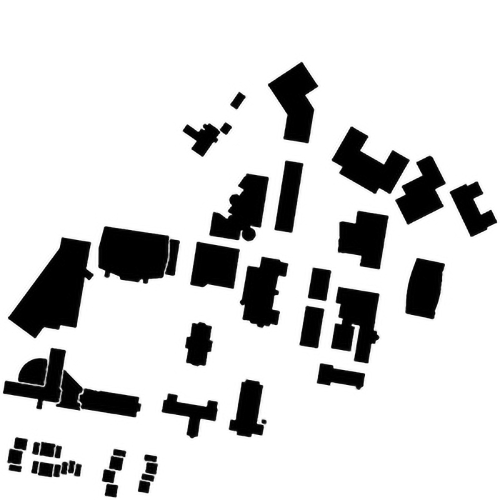
#> input picture d-star-lite/works-bad/advanced-search-algorithms-main/informed_RRT/WPI_map.jpg, 1000 x 1000 px (shown at 1/2 size)
$ python main.py   (older library calls are emulated)
#> lines starting #> are read from the running program, lines starting #| are printed output that depends on the picture; after the words box and inside, x2 and y2 are one past the last pixel; in counts of white or black regions, pixels touching at a corner belong together
### d-star-lite/works-bad/advanced-search-algorithms-main/informed_RRT/RRT.py
# Standard Algorithm Implementation
# Sampling-based Algorithms RRT and RRT*

from turtle import shape
import matplotlib.pyplot as plt
import numpy as np
from scipy import spatial


# Class for each tree node
class Node:
    def __init__(self, row, col):
        self.row = row        # coordinate
        self.col = col        # coordinate
        self.parent = None    # parent node / edge
        self.cost = 0.0       # cost to parent / edge weight


# Class for RRT
class RRT:
    # Constructor
    def __init__(self, map_array, start, goal):
        self.map_array = map_array            # map array, 1->free, 0->obstacle
        self.size_row = map_array.shape[0]    # map size
        self.size_col = map_array.shape[1]    # map size

        self.start = Node(start[0], start[1]) # start node
        self.goal = Node(goal[0], goal[1])    # goal node
        self.vertices = []                    # list of nodes
        self.found = False                    # found flag


    def init_map(self):
        '''Intialize the map before each search
        '''
        self.found = False
        self.vertices = []
        self.vertices.append(self.start)


    def dis(self, node1, node2):
        '''Calculate the euclidean distance between two nodes
        arguments:
            node1 - node 1
            node2 - node 2

        return:
            euclidean distance between two nodes
        '''
        return np.sqrt((node1.row-node2.row)**2 + (node1.col-node2.col)**2)


    def check_collision(self, node1, node2):
        '''Check if the path between two nodes collide with obstacles
        arguments:
            node1 - node 1
            node2 - node 2

        return:
            True if there are obstacles
            False if the new node is valid to be connected
        '''
        # Check obstacle between nodes
        # get all the points in between
        points_between = zip(np.linspace(node1.row, node2.row, dtype=int),
                             np.linspace(node1.col, node2.col, dtype=int))
        # check if any of these are obstacles
        for point in points_between:
            if self.map_array[point[0]][point[1]] == 0:
                return True
        return False


    def get_new_point(self, goal_bias):
        '''Choose the goal or generate a random point
        arguments:
            goal_bias - the possibility of choosing the goal instead of a random point

        return:
            point - the new point
        '''
        # select goal
        if np.random.random() < goal_bias:
            point = [self.goal.row, self.goal.col]
        # or generate a random point
        else:
            point = [np.random.randint(0, self.size_row-1), np.random.randint(0, self.size_col-1)]
        return point


    def get_new_point_in_ellipsoid(self, goal_bias, c_best):
        '''Choose the goal or generate a random point in an ellipsoid
           defined by start, goal and current best length of path
        arguments:
            goal_bias - the possibility of choosing the goal instead of a random point
            c_best - the length of the current best path

        return:
            point - the new point
        '''
        # Select goal
        if np.random.random() < goal_bias:
            point = [self.goal.row, self.goal.col]

        #### TODO ####
        # Generate a random point in an ellipsoid
        else:

            # Compute the distance between start and goal - c_min
            c_min = self.dis(self.start, self.goal)

            # Calculate center of the ellipsoid - x_center
            x_center_row = (self.goal.row + self.start.row)/2
            x_center_col = (self.goal.col + self.start.col)/2
            x_center = Node(x_center_row, x_center_col)

            # Compute rotation matrix from elipse to world frame - C
            a1 = np.empty(shape=(3,1))
            a1[0] = (self.goal.row - self.start.row) / c_min
            a1[1] = (self.goal.col - self.start.col) / c_min
            a1[2] = 0

            I1 = np.atleast_2d(np.eye(3)[0:3, 0]).T

            M = np.dot(a1, I1.T)

            U, S, V_T = np.linalg.svd(M, full_matrices=True)
            V = V_T.T

            det_U = np.linalg.det(U)
            det_V = np.linalg.det(V)

            diag = np.diag([1, 1, det_U*det_V])
            C = np.dot(U, np.dot(diag, V_T))

            # Compute diagonal matrix - L
            r1 = c_best/2
            r2 = np.sqrt(c_best**2 - c_min**2)/2
            r3 = r2
            L = np.diag([r1, r2, r3])

            # Cast a sample from a unit ball - x_ball
            num = 1
            dim = 2
            u = np.random.normal(0, 1, (num, dim + 2))
            norm = np.linalg.norm(u, axis = -1,keepdims = True)
            u = u/norm

            #The first N coordinates are uniform in a unit N ball
            x_ball = np.zeros((3, 1))
            x_ball[0:2, :] = np.atleast_2d(u[0,:dim]).T

            # Map ball sample to the ellipsoid - x_rand
            x_rand = np.dot(C, np.dot(L, x_ball)) + np.atleast_2d(np.array([x_center.row, x_center.col, 0])).T
            point = [x_rand[0][0], x_rand[1][0]]

        #### TODO END ####

        return point


    def get_nearest_node(self, point):
        '''Find the nearest node from the new point in self.vertices
        arguments:
            point - the new point

        return:
            the nearest node
        '''
        # Use kdtree to find the neighbors within neighbor size
        samples = [[v.row, v.col] for v in self.vertices]
        kdtree = spatial.cKDTree(samples)
        coord, ind = kdtree.query(point)
        return self.vertices[ind]


    def sample(self, goal_bias=0.05, c_best=0):
        '''Sample a random point in the area
        arguments:
            goal_bias - the possibility of choosing the goal instead of a random point
            c_best - the length of the current best path (For informed RRT)

        return:
            a new node if this node is valid and added, None if not.

        Generate a new point
        '''
        # Generate a new point

        #### TODO ####

        if c_best <= 0:
            new_point = self.get_new_point(goal_bias)
        else:
            new_point = self.get_new_point_in_ellipsoid(goal_bias, c_best)

        #### TODO END ####

        return new_point


    def extend(self, new_point, extend_dis=10):
        '''Extend a new node to the current tree structure
        arguments:
            new_point - the new sampled point in the map
            extend_dis - extension distance for each step

        return:
            a new node if this node is valid and added, None if not.

        Extend towards the new point and check feasibility.
        Create and add a new node if feasible.
        '''
        # Get nearest node
        nearest_node = self.get_nearest_node(new_point)

        # Calculate new node location
        slope = np.arctan2(new_point[1]-nearest_node.col, new_point[0]-nearest_node.row)
        new_row = nearest_node.row + extend_dis*np.cos(slope)
        new_col = nearest_node.col + extend_dis*np.sin(slope)
        new_node = Node(int(new_row), int(new_col))

        # Check boundary and collision
        if (0 <= new_row < self.size_row) and (0 <= new_col < self.size_col) and \
           not self.check_collision(nearest_node, new_node):
            # If pass, add the new node
            new_node.parent = nearest_node
            new_node.cost = extend_dis
            self.vertices.append(new_node)

            # Check if goal is close
            if not self.found:
                d = self.dis(new_node, self.goal)
                if d < extend_dis:
                    self.goal.cost = d
                    self.goal.parent = new_node
                    self.vertices.append(self.goal)
                    self.found = True

            return new_node
        else:
            return None


    def get_neighbors(self, new_node, neighbor_size):
        '''Get the neighbors that is within the neighbor distance from the node
        arguments:
            new_node - a new node
            neighbor_size - the neighbor distance

        return:
            neighbors - a list of neighbors that are within the neighbor distance
        '''
        # Use kdtree to find the neighbors within neighbor size
        samples = [[v.row, v.col] for v in self.vertices]
        kdtree = spatial.cKDTree(samples)
        ind = kdtree.query_ball_point([new_node.row, new_node.col], neighbor_size)
        neighbors = [self.vertices[i] for i in ind]
        # Remove the new_node itself
        neighbors.remove(new_node)
        return neighbors


    def path_cost(self, start_node, end_node):
        '''Compute path cost starting from start node to end node
        arguments:
            start_node - path start node
            end_node - path end node

        return:
            cost - path cost
        '''
        cost = 0
        curr_node = end_node
        while start_node.row != curr_node.row or start_node.col != curr_node.col:
            # Keep tracing back until finding the start_node
            # or no path exists
            parent = curr_node.parent
            if parent is None:
                print("Invalid Path")
                return 0
            cost += curr_node.cost
            curr_node = parent

        return cost


    def rewire(self, new_node, neighbors):
        '''Rewire the new node and all its neighbors
        arguments:
            new_node - the new node
            neighbors - a list of neighbors that are within the neighbor distance from the node

        Rewire the new node if connecting to a new neighbor node will give least cost.
        Rewire all the other neighbor nodes.
        '''
        # If no neighbors, skip
        if neighbors == []:
            return

        # Compute the distance from the new node to the neighbor nodes
        distances = [self.dis(new_node, node) for node in neighbors]

        # Rewire the new node
        # compute the least potential cost
        costs = [d + self.path_cost(self.start, neighbors[i]) for i, d in enumerate(distances)]
        indices = np.argsort(np.array(costs))
        # check collision and connect the best node to the new node
        for i in indices:
            if not self.check_collision(new_node, neighbors[i]):
                new_node.parent = neighbors[i]
                new_node.cost = distances[i]
                break

        # Rewire new_node's neighbors
        for i, node in enumerate(neighbors):
            # new cost
            new_cost = self.path_cost(self.start, new_node) + distances[i]
            # if new cost is lower
            # and there is no obstacles in between
            if self.path_cost(self.start, node) > new_cost and \
               not self.check_collision(node, new_node):
                node.parent = new_node
                node.cost = distances[i]


    def draw_map(self):
        '''Visualization of the result
        '''
        # Create empty map
        fig, ax = plt.subplots(1)
        img = 255 * np.dstack((self.map_array, self.map_array, self.map_array))
        ax.imshow(img)

        # Draw Trees or Sample points
        for node in self.vertices[1:-1]:
            plt.plot(node.col, node.row, markersize=3, marker='o', color='y')
            plt.plot([node.col, node.parent.col], [node.row, node.parent.row], color='y')

        # Draw Final Path if found
        if self.found:
            cur = self.goal
            while cur.col != self.start.col or cur.row != self.start.row:
                plt.plot([cur.col, cur.parent.col], [cur.row, cur.parent.row], color='b')
                cur = cur.parent
                plt.plot(cur.col, cur.row, markersize=3, marker='o', color='b')

        # Draw start and goal
        plt.plot(self.start.col, self.start.row, markersize=5, marker='o', color='g')
        plt.plot(self.goal.col, self.goal.row, markersize=5, marker='o', color='r')

        # show image
        plt.show()


    def RRT(self, n_pts=1000):
        '''RRT main search function
        arguments:
            n_pts - number of points try to sample,
                    not the number of final sampled points

        In each step, extend a new node if possible, and check if reached the goal
        '''
        # Remove previous result
        self.init_map()
        # Start searching
        for i in range(n_pts):
            # Extend a new node until all the points are sampled
            # or find the path
            new_point = self.sample(0.05, 0)
            new_node = self.extend(new_point, 10)
            if self.found:
                break

        # Output
        if self.found:
            steps = len(self.vertices) - 2
            length = self.path_cost(self.start, self.goal)
            print("It took %d nodes to find the current paths" %steps)
            print("The path length is %.2f" %length)
        if not self.found:
            print("No path found")

        # Draw result
        self.draw_map()


    def RRT_star(self, n_pts=1000, neighbor_size=20):
        '''RRT* search function
        arguments:
            n_pts - number of points try to sample,
                    not the number of final sampled points
            neighbor_size - the neighbor distance

        In each step, extend a new node if possible, and rewire the node and its neighbors
        '''
        # Remove previous result
        self.init_map()
        # Start searching
        for i in range(n_pts):
            # Extend a new node
            new_point = self.sample(0.05, 0)
            new_node = self.extend(new_point, 10)
            # Rewire
            if new_node is not None:
                neighbors = self.get_neighbors(new_node, neighbor_size)
                self.rewire(new_node, neighbors)

        # Output
        if self.found:
            steps = len(self.vertices) - 2
            length = self.path_cost(self.start, self.goal)
            print("It took %d nodes to find the current path" %steps)
            print("The path length is %.2f" %length)
        else:
            print("No path found")

        # Draw result
        self.draw_map()


    def informed_RRT_star(self, n_pts=1000, neighbor_size=20):
        '''Informed RRT* search function
        arguments:
            n_pts - number of points try to sample,
                    not the number of final sampled points
            neighbor_size - the neighbor distance

        In each step, extend a new node if possible, and rewire the node and its neighbors
        Once a path is found, an ellipsoid will be defined to constrained the sampling area
        '''
        # Remove previous result
        self.init_map()
        # Start searching
        for i in range(n_pts):

            #### TODO ####
            c_best = 0
            # Once a path is found, update the best length of path - c_best
            # using the function self.path_cost(self.start, self.goal)
            if self.found:
                c_best = self.path_cost(self.start, self.goal)

            #### TODO END ####

            # Extend a new node
            new_point = self.sample(0.05, c_best)
            new_node = self.extend(new_point, 10)
            # Rewire
            if new_node is not None:
                neighbors = self.get_neighbors(new_node, neighbor_size)
                self.rewire(new_node, neighbors)

        # Output
        if self.found:
            steps = len(self.vertices) - 2
            length = self.path_cost(self.start, self.goal)
            print("It took %d nodes to find the current path" %steps)
            print("The path length is %.2f" %length)
        else:
            print("No path found")

        # Draw result
        self.draw_map()

### d-star-lite/works-bad/advanced-search-algorithms-main/informed_RRT/main.py
# Main and helper function

from PIL import Image
import numpy as np
from RRT import RRT

import matplotlib.pyplot as plt


def load_map(file_path, resolution_scale):
    ''' Load map from an image and return a 2D binary numpy array
        where 0 represents obstacles and 1 represents free space
    '''
#> called with file_path = 'WPI_map.jpg', resolution_scale = 0.3
    # Load the image with grayscale
    img = Image.open(file_path).convert('L')
    # Rescale the image
    size_x, size_y = img.size
#> size_x = 1000; size_y = 1000
    new_x, new_y  = int(size_x*resolution_scale), int(size_y*resolution_scale)
#> new_x = 300; new_y = 300
    img = img.resize((new_x, new_y), Image.ANTIALIAS)
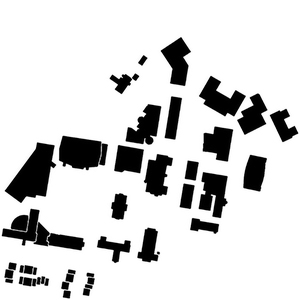
#> img: PIL image 300x300 L; min 0, max 255, mean 212.5

    map_array = np.asarray(img, dtype='uint8')

    # Get bianry image
    threshold = 127
    map_array = 1 * (map_array > threshold)
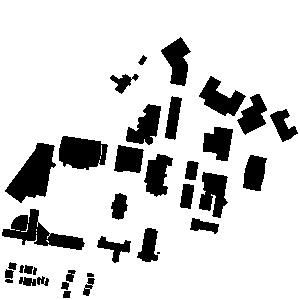
#> map_array: shape (300, 300) int64; values 0 (black) and 1 (white), 83.4% white; 36 black regions (1 under 20 px), largest, box (x1, y1, x2, y2) and area: (5, 143, 56, 203) 1629, (2, 209, 85, 250) 1345, (59, 136, 108, 170) 1256

    # Result 2D numpy array
    return map_array


if __name__ == "__main__":
    # Load the map
    start = (200, 75)
    goal  = (30, 250)
    map_array = load_map("WPI_map.jpg", 0.3)

    # Planning class
    RRT_planner = RRT(map_array, start, goal)

    # Search with RRT and RRT*
    print("RRT search")
    RRT_planner.RRT(n_pts=1000)
#| It took 89 nodes to find the current paths
#| The path length is 282.00
#> in draw_map, `plt.show()`:
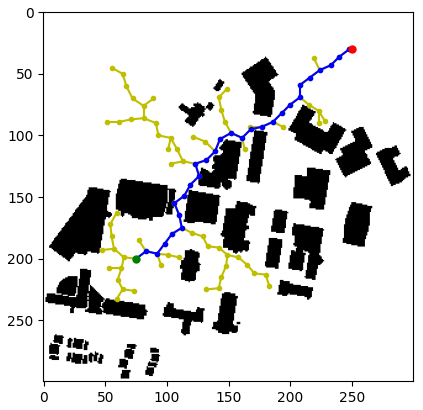
#> figure drawn by matplotlib, 1 panel

    print("RRT* search")
    RRT_planner.RRT_star(n_pts=2000)
#| It took 1411 nodes to find the current path
#| The path length is 261.26
#> in draw_map (call 2), `plt.show()`:
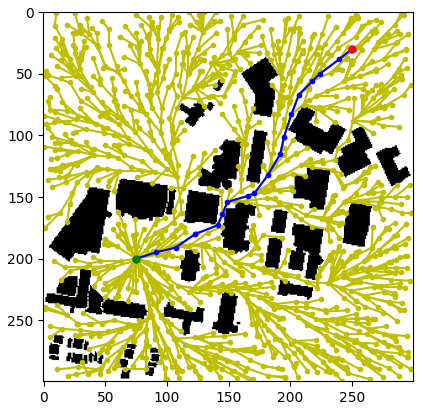
#> figure drawn by matplotlib, 1 panel

    print("Informed RRT* search")
    RRT_planner.informed_RRT_star(n_pts=2000)
#| It took 1239 nodes to find the current path
#| The path length is 249.19
#> in draw_map (call 3), `plt.show()`:
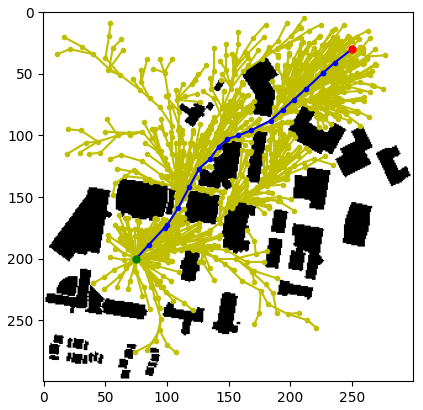
#> figure drawn by matplotlib, 1 panel
